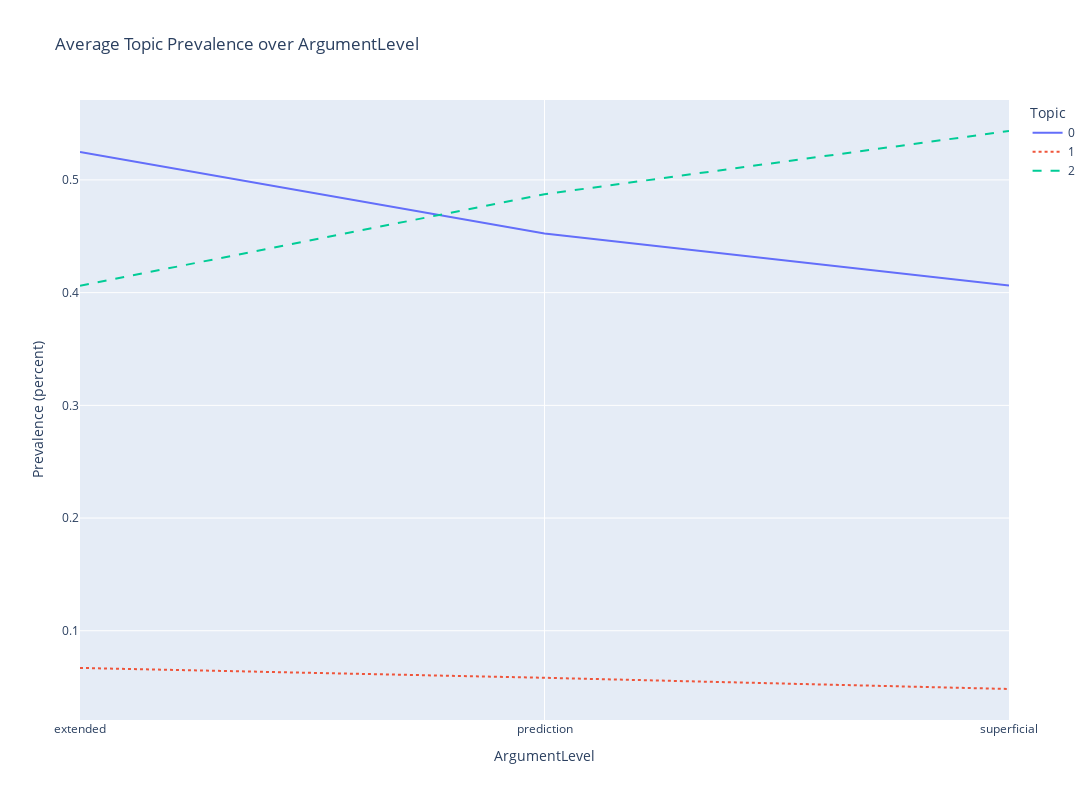

Source (notebook cell):
### Markdown cell above
### E. Time plot of topic weights

Finally, we can plot the "prevalence" of each topic as a function of time. That is, for each year we can add up the percentage of each topic in each document from that year's Science Education articles (normalized by the number of documents) and plot that as a function of time. Intuitively, we can think of this "prevalence" as being a measure of the percentage of papers published on that topic in that year, found by adding up the fractional topic contributions from each paper each year.

It can, however, be tricky to see overall trends with so much year-to-year variation. So, in the next plots we have implemented a smoothing function in the form of a average across a 3-year rolling window. This effectively serves to dampen out small variations, while leaving larger trends intact. However, it also neglects the first and last years.

Note that when you run this notebook (if you have plotly) these figures are interactive, so you can display or remove plots from the graph by clicking on the legend.

### Code cell
# Prevalence for argument level
import plotly
import plotly.express as px

#plotlydata = df.groupby('year').agg('mean').rolling(3, min_periods=3, win_type='triang').mean().dropna()
plotlydata = df.groupby('ArgumentLevel').agg('mean').rolling(3, min_periods=3, win_type='triang').mean().dropna()
#plotlydata = df.groupby('ArgumentLevel')
#plotlydata['Years'] = plotlydata.index.values
plotlydata['ArgumentLevel'] = plotlydata.index.values
print(  plotlydata.index.values)
#plotlydata = plotlydata[plotlydata['Years']<2020]
#plotlydata = plotlydata[plotlydata['ArgumentLevel']]

#tidy_df = plotlydata.melt(id_vars="Years", var_name = "Topic", value_name = "Prevalence (percent)") 
tidy_df = plotlydata.melt(id_vars="ArgumentLevel", var_name = "Topic", value_name = "Prevalence (percent)") 
tidy_df['words'] = ''
for t in range(num_topics):
    formattedlist = [topic[0] for topic in lda_model.show_topics(num_topics = 3, formatted=False, num_words = 5)[t][1]]
    print('Topic {}:'.format(t), ', '.join(formattedlist))
    tidy_df.loc[tidy_df['Topic'] == t, 'words'] = ', '.join(formattedlist)

# fig = px.line(tidy_df, x="Years", y="Prevalence (percent)", color='Topic', line_dash = "Topic", 
#               hover_data = ['words'], title = 'Average Topic Prevalence over Time', width=1200, height=800)
# fig.show()

fig = px.line(tidy_df, x="ArgumentLevel", y="Prevalence (percent)", color='Topic', line_dash = "Topic", 
              hover_data = ['words'], title = 'Average Topic Prevalence over ArgumentLevel', width=1200, height=800)
fig.show()

### Figure 1 — Plotly figure (JSON) as saved in the notebook; plotly's stock layout.template omitted (floating-point values rounded to 4 significant figures)
{"data": [{"customdata": [["value, line, wavelength, constant, error"], ["value, line, wavelength, constant, error"], ["value, line, wavelength, constant, error"]], "hovertemplate": "Topic=0<br>ArgumentLevel=%{x}<br>Prevalence (percent)=%{y}<br>words=%{customdata[0]}<extra></extra>", "legendgroup": "0", "line": {"color": "#636efa", "dash": "solid"}, "marker": {"symbol": "circle"}, "mode": "lines", "name": "0", "orientation": "v", "showlegend": true, "type": "scatter", "x": ["extended", "prediction", "superficial"], "xaxis": "x", "y": [0.5248, 0.4524, 0.4063], "yaxis": "y"}, {"customdata": [["wavelength, datum, source, stage, position"], ["wavelength, datum, source, stage, position"], ["wavelength, datum, source, stage, position"]], "hovertemplate": "Topic=1<br>ArgumentLevel=%{x}<br>Prevalence (percent)=%{y}<br>words=%{customdata[0]}<extra></extra>", "legendgroup": "1", "line": {"color": "#EF553B", "dash": "dot"}, "marker": {"symbol": "circle"}, "mode": "lines", "name": "1", "orientation": "v", "showlegend": true, "type": "scatter", "x": ["extended", "prediction", "superficial"], "xaxis": "x", "y": [0.06704, 0.05829, 0.04835], "yaxis": "y"}, {"customdata": [["light, source, wavelength, lead, point"], ["light, source, wavelength, lead, point"], ["light, source, wavelength, lead, point"]], "hovertemplate": "Topic=2<br>ArgumentLevel=%{x}<br>Prevalence (percent)=%{y}<br>words=%{customdata[0]}<extra></extra>", "legendgroup": "2", "line": {"color": "#00cc96", "dash": "dash"}, "marker": {"symbol": "circle"}, "mode": "lines", "name": "2", "orientation": "v", "showlegend": true, "type": "scatter", "x": ["extended", "prediction", "superficial"], "xaxis": "x", "y": [0.4061, 0.4873, 0.5434], "yaxis": "y"}], "layout": {"height": 800, "legend": {"title": {"text": "Topic"}, "tracegroupgap": 0}, "title": {"text": "Average Topic Prevalence over ArgumentLevel"}, "width": 1200, "xaxis": {"anchor": "y", "domain": [0, 1], "title": {"text": "ArgumentLevel"}}, "yaxis": {"anchor": "x", "domain": [0, 1], "title": {"text": "Prevalence (percent)"}}}}
